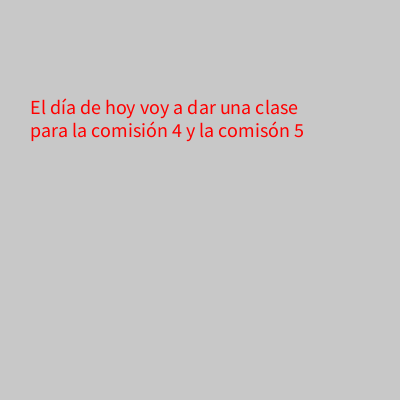
Frame 1 (no input)
Frame 60 (the mouse pressed at the canvas centre just before this capture): identical to frame 1, image omitted
Frame 120 (the mouse held since frame 60 and released just before this capture): identical to frame 1, image omitted

The Processing sketch that drew this single still picture (run headless with seeded random() and noise(); from frame 60 on, the mouse is pressed at the canvas centre):

// Processing sketch: text_cambio_linea_2
// ── text_cambio_linea_2.pde
int tamFont = 0;
int posX;
int posY;
int alpha = 0;

void setup(){
  size(400,400);
  posX = -width/2;
  posX = -height/2;
}

void draw(){
  background(200);
  textSize(20);
  fill(255, 0 ,0);
  text("El día de hoy voy a dar una clase para la comisión 4 y la comisón 5", 30, 100, 300, 400);
}
